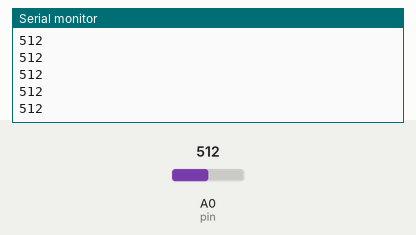
Simulated run of this sketch. Board: Arduino Uno, built with avr-gcc and run on an emulated ATmega328P. Parts: the last lines printed to the serial monitor. The inputs (shaded band) are chosen by the test bench; at power-on: A0 (pin) = 512.

Above: at 1.2 s.
1.3 s: A0 (pin) set to 716
At 1.56 s:
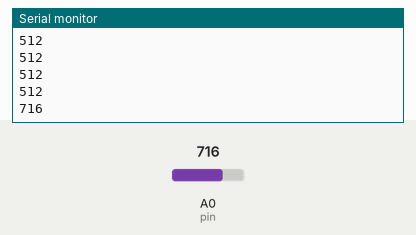
2.8 s: A0 (pin) set to 900
At 2.96 s:
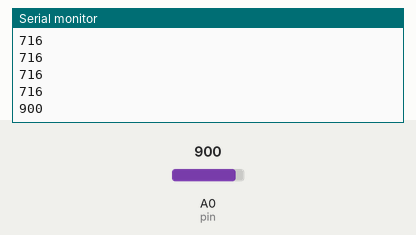
Timing chart, 0 to 5.8 s (numbered marks = the images above; inputs shaded):
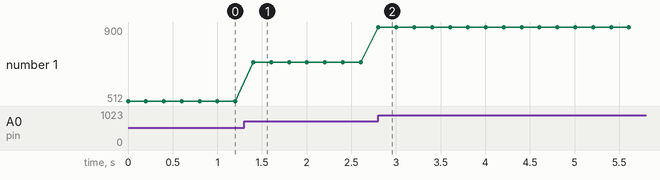

The sketch:

arduino_analog_sound_sensor.ino
```cpp
//git clone https://github.com/Majdawad88/arduino_analog_sound_sensor.git

int pin = A0;
int val = 0;

void setup() {
  Serial.begin(9600);
  pinMode(pin, INPUT);
}

void loop() {
  val = analogRead(pin);
  Serial.println(val);
  delay(200);
}
```

Measured:
- after the input at 1.3 s, the serial monitor: prints a new line after 0.10 s (image 1)
- after the input at 2.8 s, the serial monitor: prints a new line at once (image 2)
- plotted number 1: 512 → 716 after the input at 1.3 s, 716 → 900 after the input at 2.8 s
